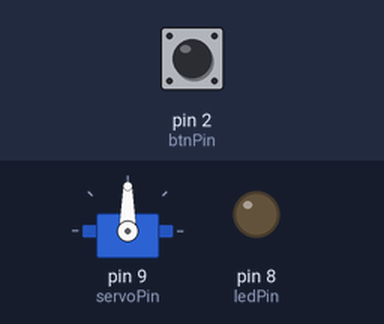
Simulated run of this sketch. Board: Arduino Uno, built with avr-gcc and run on an emulated ATmega328P. Shown: servo, output pins drawn as LEDs (lit = HIGH). The inputs (shaded band) are chosen by the test bench; at power-on: pin 2 (btnPin) HIGH. What the sketch prints to the serial monitor is not drawn.

Above: at 2.8 s.
2.9 s: pin 2 (btnPin) pulled LOW for 1.2 s
At 3.3 s:
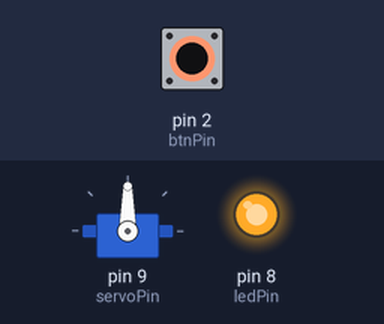
Timing chart, 0 to 5.9 s (numbered marks = the images above; inputs shaded):
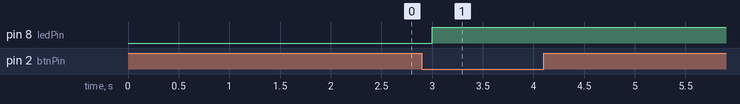

Measured:
- after the input at 2.9 s, pin 8 (ledPin): LOW → HIGH after 0.10 s

The sketch:

responsi_paket_B.ino
```cpp
#include <Servo.h>

Servo myservo;

const int btnPin = 2;
const int ledPin = 8;
const int servoPin = 9;

bool lastUpState = HIGH;
int pos = 0;

void setup() {

  pinMode(btnPin, INPUT_PULLUP);
  pinMode(ledPin, OUTPUT);
  myservo.attach(servoPin);

  Serial.begin(9600);

}

void loop() {
  bool upState = digitalRead(btnPin);

  if(lastUpState == HIGH && upState == LOW)
  {
    digitalWrite(ledPin, HIGH);
    myservo.write(90);
    Serial.print("DRS: ACTIVE");
  }

  Serial.print("DRS: CLOSED");
  delay(1000);

  lastUpState = upState;
}
```
